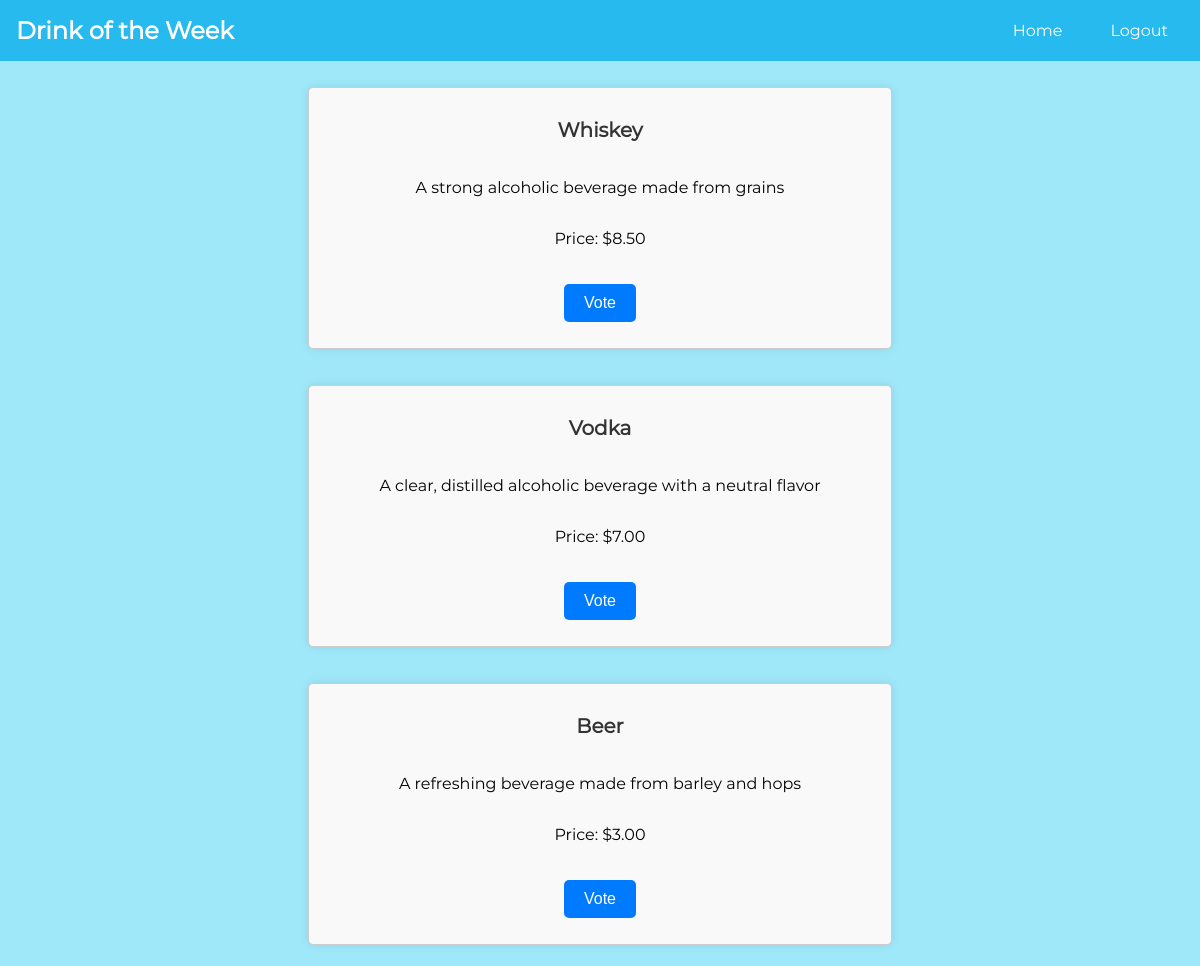
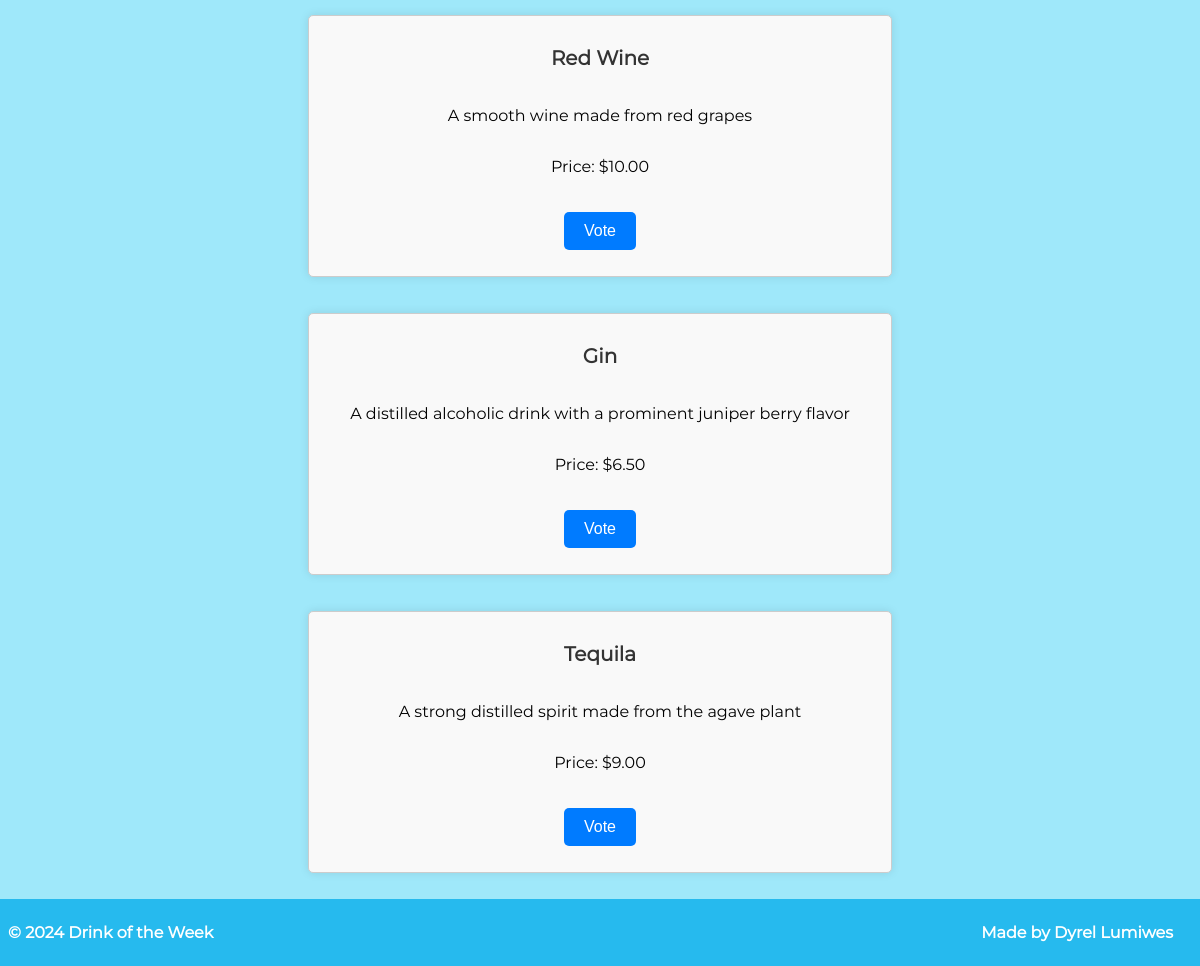
Before: /voter/voting-page.php (signed in) with the older database file (2 pictures, top to bottom).
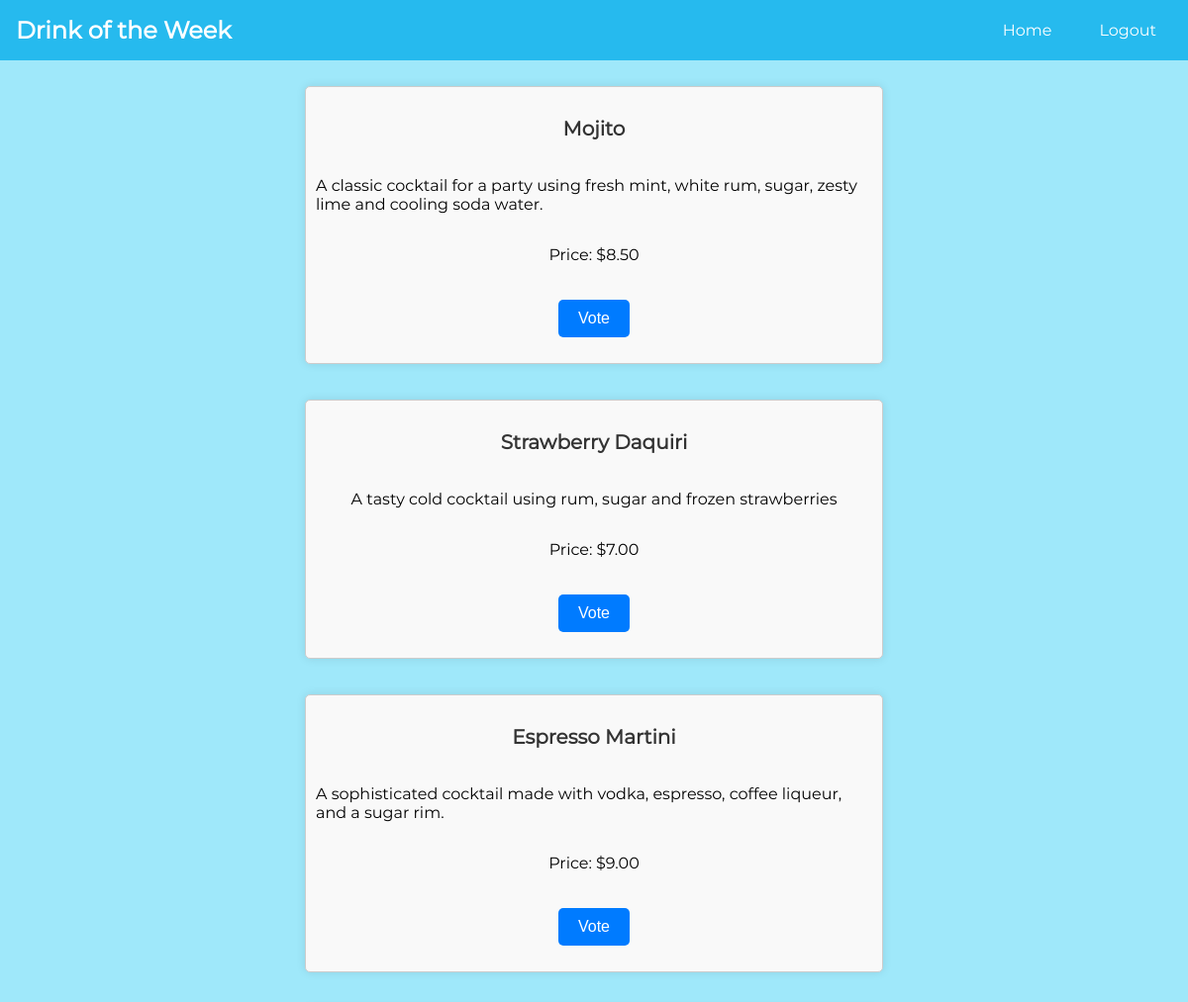
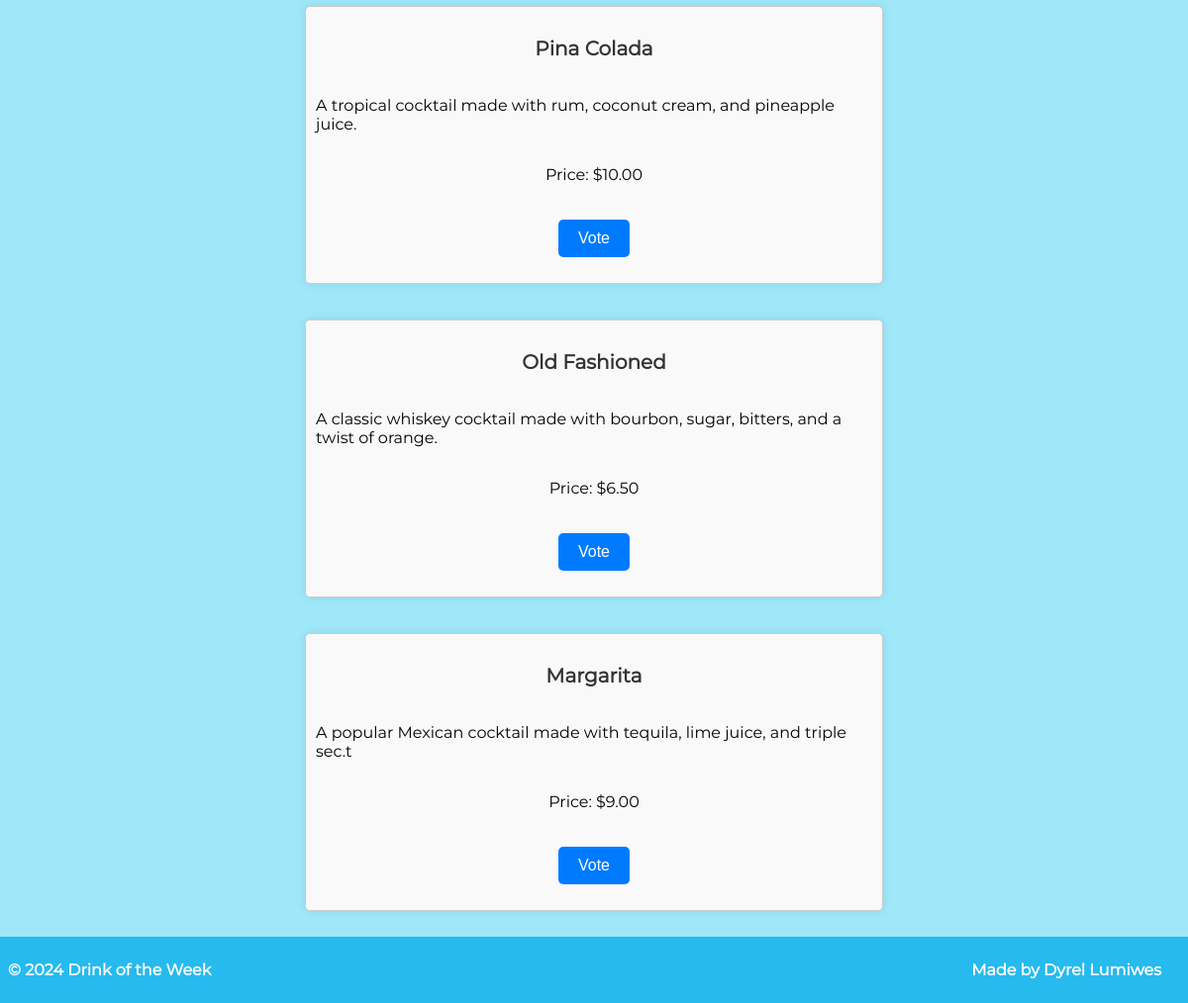
After: the same page with the newer database file (2 pictures, top to bottom).
### tables this page shows
create table Drinks (
    id int primary key auto_increment,
    name_of_drink varchar(255) NOT NULL,
    descripton varchar(255),
    price decimal(10,2),
    rating decimal(10,2),
    likes int default 0
);

### www/voter/voting-page.php (the view, shortened to what this page needs)
<!DOCTYPE HTML PUBLIC "-//IETF//DTD HTML//EN">
<html>
<head>
</head>
<body class=vote-body>
    <div class="card-container">
        <nav class="navbar">
            <div class="navbar-logo">Drink of the Week</div>
            <ul class="navbar-links">
                <li><a href="index.php">Home</a></li>
                <li><a href="logout.php">Logout</a></li>
            </ul>
        </nav>
        <div class="card-grid">
            <?php
            $db_host   = '192.168.2.12';
            $db_name   = 'drinksDB';
            $db_user   = 'webuser';
            $db_passwd = 'password';
            $pdo_dsn = "mysql:host=$db_host;dbname=$db_name";
            $pdo = new PDO($pdo_dsn, $db_user, $db_passwd);
            $pdo->setAttribute(PDO::ATTR_ERRMODE, PDO::ERRMODE_EXCEPTION);
            $q = $pdo->query("SELECT * FROM Drinks");
            $userId = $_SESSION['user_id'];
            $chosenDrinkStmt = $pdo->prepare("SELECT * FROM UserLikes WHERE user_id = :userId");
            $chosenDrinkStmt->bindParam(':userId', $userId);
            $chosenDrinkStmt->execute();
            $drink = $chosenDrinkStmt->fetch(PDO::FETCH_ASSOC);
            while ($row = $q->fetch()) {
                    if ($drink && $drink['drink_id'] == $row['id']) {
                        echo "<div class='card-item'id='selected-drink'>";
                        echo "<h3>" . htmlspecialchars($row["name_of_drink"]) . "</h3>";
                        echo "<p>" . htmlspecialchars($row["descripton"]) . "</p>";
                        echo "<p>Price: $" . htmlspecialchars($row["price"]) . "</p>";
                        echo "<p>You have already voted for this drink</p>";
                        echo "</div>";
                    } else {
                    echo "<div class='card-item'>";
                    echo "<h3>" . htmlspecialchars($row["name_of_drink"]) . "</h3>";
                    echo "<p>" . htmlspecialchars($row["descripton"]) . "</p>";
                    echo "<p>Price: $" . htmlspecialchars($row["price"]) . "</p>";
                    echo "<form action='choose-voted-drink.php' method='post'>";
                    echo "<input class='submit-button' type='submit' value='Vote'>";
                    echo "</form>";
                    echo "</div>";
                    }
            }
            ?>
        </div>
        <div class="footer">
            <p> &copy; 2024 Drink of the Week </p>
            <p> Made by Dyrel Lumiwes </p>
        </div>
    </div>
</body>
</html>

Changed rows visible on the page:
removed drinks: name_of_drink "Beer", descripton "A refreshing beverage made from barley and hops", price "3.00"
changed drinks: name_of_drink "Whiskey" → "Mojito"; descripton "A strong alcoholic beverage made from grains" → "A classic cocktail for a party using fresh mint, white rum, sugar, zesty lime and cooling soda water."
changed drinks: name_of_drink "Vodka" → "Strawberry Daquiri"; descripton "A clear, distilled alcoholic beverage with a neutral flavor" → "A tasty cold cocktail using rum, sugar and frozen strawberries"
added drinks: name_of_drink "Espresso Martini", descripton "A sophisticated cocktail made with vodka, espresso, coffee liqueur, and a sugar rim.", price "9.00"
changed drinks: name_of_drink "Red Wine" → "Pina Colada"; descripton "A smooth wine made from red grapes" → "A tropical cocktail made with rum, coconut cream, and pineapple juice."
changed drinks: name_of_drink "Gin" → "Old Fashioned"; descripton "A distilled alcoholic drink with a prominent juniper berry flavor" → "A classic whiskey cocktail made with bourbon, sugar, bitters, and a twist of orange."
changed drinks: name_of_drink "Tequila" → "Margarita"; descripton "A strong distilled spirit made from the agave plant" → "A popular Mexican cocktail made with tequila, lime juice, and triple sec.t"
